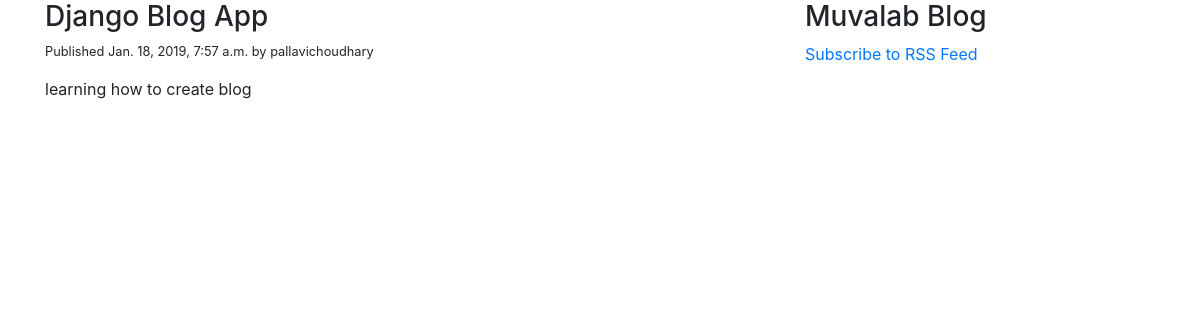
The app's page /blog/2019/01/18/django-blog-app/ with its own data.
### blog/models.py (models this page shows, shortened)
class Post(models.Model):
    STATUS_CHOICES = (
        ('draft', 'Draft'),
        ('published', 'Published'),
    )
    title = models.CharField(max_length=250)
    slug = models.SlugField(max_length=250, unique_for_date='publish')
    author = models.ForeignKey(User, related_name='blog_posts', on_delete=models.CASCADE)
    body = models.TextField()
    publish = models.DateTimeField(default=timezone.now)
    created = models.DateTimeField(auto_now_add=True)
    updated = models.DateTimeField(auto_now=True)
    status = models.CharField(max_length=10, choices=STATUS_CHOICES, default='draft')
    objects = models.Manager()
    published = PublishedManager()
    class Meta:
        ordering = ('-publish',)

### blog/views.py (the view)
# urls.py: url(r'^(?P<year>\d{4})/(?P<month>\d{2})/(?P<day>\d{2})/(?P<post>[-\w]+)/$', views.post_detail_view, name='post_detail_view'),
def post_detail_view(request, year, month, day, post):
    post = get_object_or_404(Post, slug=post, status='published', publish__year=year, publish__month=month, publish__day=day)
    return render(request, 'blog/post/detail.html', {'post': post})

### templates/blog/post/detail.html (shortened to what this page needs)
{% extends "blog/master.html" %}
{% block content %}
   <h3>{{ post.title }}</h3>
    <p class="small">Published {{ post.publish }} by {{ post.author }}</p>
    <p>{{ post.body|linebreaks }}</p>
{% endblock %}

### records on screen
Post: title "Django Blog App", publish "Jan. 18, 2019, 7:57 a.m.", author "pallavichoudhary", body "learning how to create blog"
